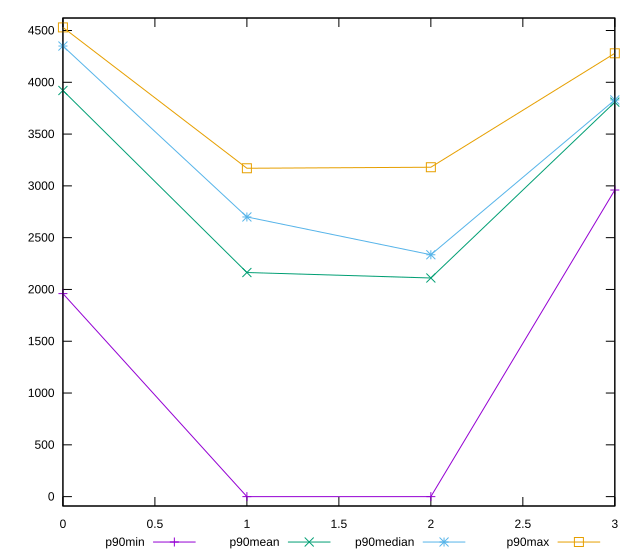

Write gnuplot code to recreate this figure.
reset

$p90Min <<EOF
0 1960
1 0
2 0
3 2960
EOF

$p90Mean <<EOF
0 3920.744680851064
1 2163.5106382978724
2 2110.6382978723404
3 3808.404255319149
EOF

$p90Median <<EOF
0 4350
1 2700
2 2335
3 3830
EOF

$p90Max <<EOF
0 4530
1 3170
2 3180
3 4280
EOF

set key outside below
set xrange [0:3]
set yrange [-90.60000000000001:4620.6]
set trange [-90.60000000000001:4620.6]
set terminal svg size 640, 560 enhanced background rgb 'white'
set output "reports/report_00028_2021-02-24T12-49-42.674Z/unused-javascript/progression/value.svg"

plot $p90Min title "p90min" with linespoints, \
     $p90Mean title "p90mean" with linespoints, \
     $p90Median title "p90median" with linespoints, \
     $p90Max title "p90max" with linespoints

reset
